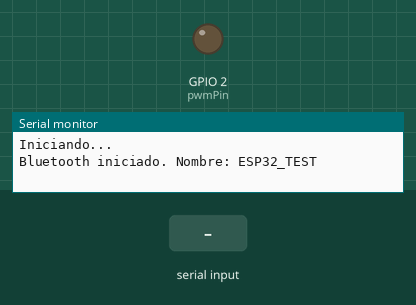
This sketch was run on a simulated ESP32. Parts: output pins drawn as LEDs (lit = HIGH), the last lines printed to the serial monitor. The test bench sets the inputs (shaded band). Nothing arrives over Bluetooth unless stated.

Above: at 1.2 s.
1.3 s: "ON\n" received over the second serial link
At 1.7 s:
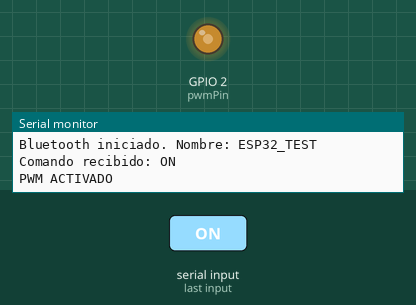
2.8 s: "DUTY=90\n" received over the second serial link
At 4.0 s:
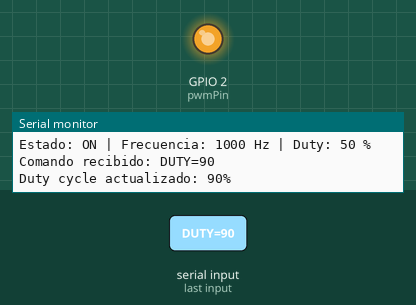
4.3 s: "OFF\n" received over the second serial link
At 5.2 s:
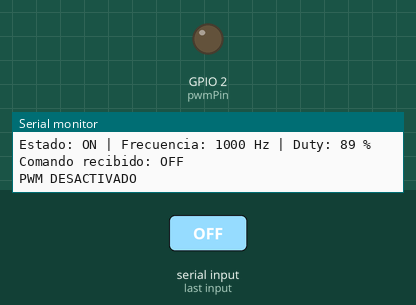
Timing chart, 0 to 7.3 s (numbered marks = the images above; inputs shaded):
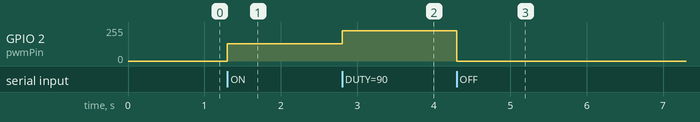

The sketch:

ESP32TESTPWM.ino
```cpp
#include <BluetoothSerial.h>

BluetoothSerial BT;

const int pwmPin = 2;
const int pwmChannel = 0;
int pwmFreq = 1000;         // Frecuencia en Hz
int pwmResolution = 8;      // Resolución en bits
int pwmDuty = 128;          // 50% por defecto (de 0 a 255)
bool waveOn = false;

void setup()
{
  Serial.begin(115200);
  Serial.println("Iniciando...");

  ledcSetup(pwmChannel, pwmFreq, pwmResolution);
  ledcAttachPin(pwmPin, pwmChannel);
  ledcWrite(pwmChannel, 0); // Señal apagada

  if (!BT.begin("ESP32_PWM"))
  {
    Serial.println("Error iniciando Bluetooth");
  } else {
    Serial.println("Bluetooth iniciado. Nombre: ESP32_TEST");
  }
}

void loop() {
  if (BT.available()) {
    String cmd = BT.readStringUntil('\n');
    cmd.trim();
    cmd.toUpperCase();

    Serial.print("Comando recibido: ");
    Serial.println(cmd);

    if (cmd == "ON") {
      waveOn = true;
      ledcWrite(pwmChannel, pwmDuty);
      Serial.println("PWM ACTIVADO");
    }
    else if (cmd == "OFF") {
      waveOn = false;
      ledcWrite(pwmChannel, 0);
      Serial.println("PWM DESACTIVADO");
    }
    else if (cmd.startsWith("FREQ=")) {
      int newFreq = cmd.substring(5).toInt();
      if (newFreq >= 1 && newFreq <= 40000) {
        pwmFreq = newFreq;
        ledcSetup(pwmChannel, pwmFreq, pwmResolution);
        if (waveOn) ledcWrite(pwmChannel, pwmDuty);
        Serial.print("Frecuencia actualizada: ");
        Serial.println(pwmFreq);
      } else {
        Serial.println("⚠️ Frecuencia fuera de rango (1-40000 Hz)");
      }
    }
    else if (cmd.startsWith("DUTY=")) {
      int dutyPercent = cmd.substring(5).toInt();
      if (dutyPercent >= 0 && dutyPercent <= 100) {
        pwmDuty = map(dutyPercent, 0, 100, 0, 255);
        if (waveOn) ledcWrite(pwmChannel, pwmDuty);
        Serial.print("Duty cycle actualizado: ");
        Serial.print(dutyPercent);
        Serial.println("%");
      } else {
        Serial.println("⚠️ Duty fuera de rango (0-100%)");
      }
    }
    else {
      Serial.println("Comando no reconocido");
    }
  }

  // Mostrar estado actual cada 2 segundos
  static unsigned long lastPrint = 0;
  if (millis() - lastPrint > 2000) {
    lastPrint = millis();
    Serial.print("Estado: ");
    Serial.print(waveOn ? "ON" : "OFF");
    Serial.print(" | Frecuencia: ");
    Serial.print(pwmFreq);
    Serial.print(" Hz | Duty: ");
    Serial.print(map(pwmDuty, 0, 255, 0, 100));
    Serial.println(" %");
  }
}
```

Measured:
- after the input at 1.3 s, GPIO 2 (pwmPin): 0/255 → 128/255 at once
- after the input at 2.8 s, GPIO 2 (pwmPin): 128/255 → 228/255 at once
- after the input at 4.3 s, GPIO 2 (pwmPin): 228/255 → 0/255 at once
